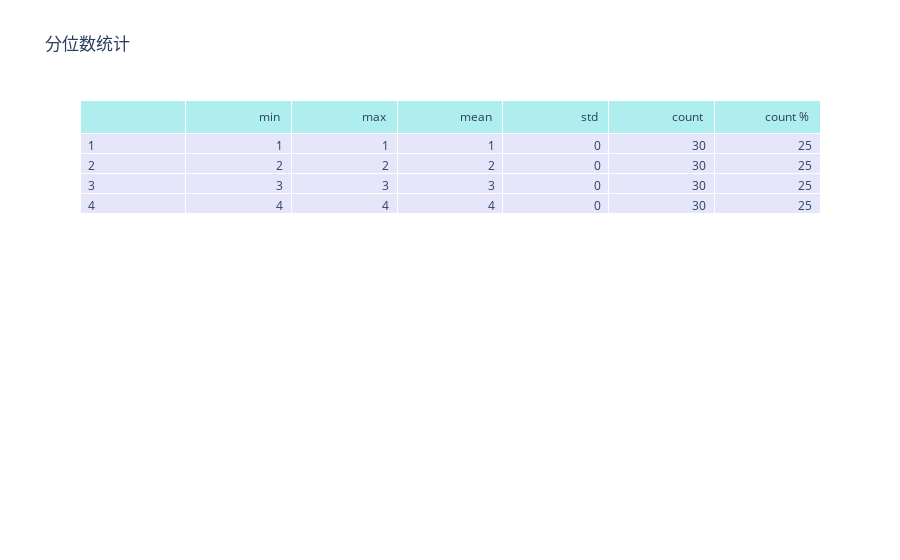
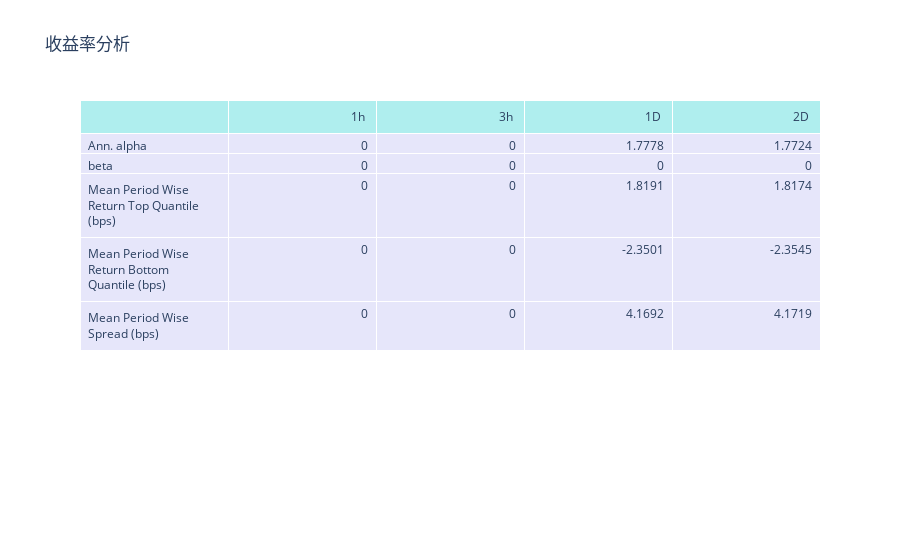
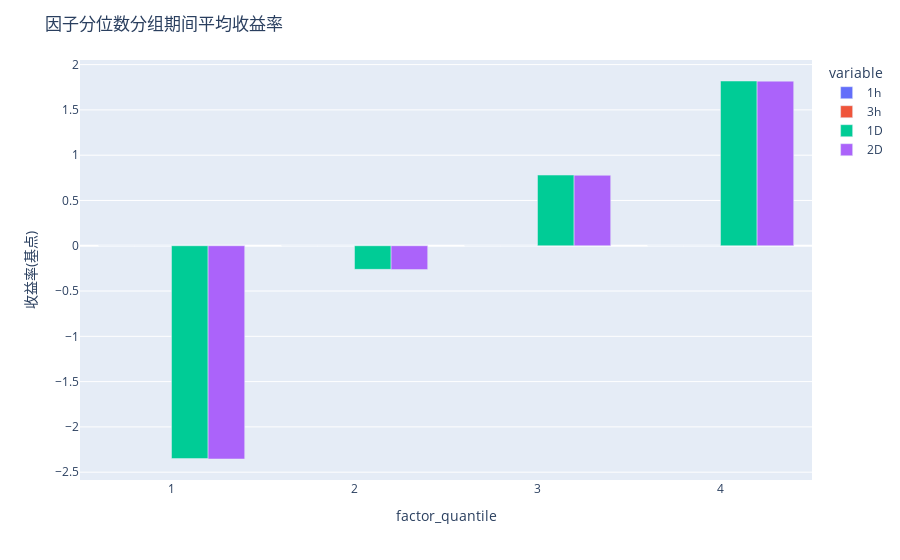
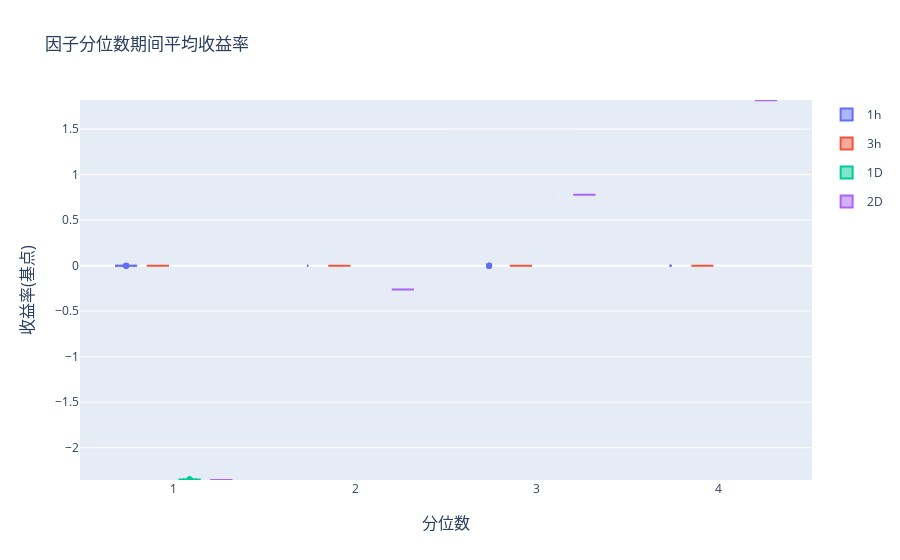

These figures' notebook cell, in order:
### Code cell
create_full_tear_sheet(factor_data, long_short=True, group_neutral=False, by_group=True)
create_event_returns_tear_sheet(factor_data, prices, avgretplot=(3, 11),
                                long_short=True, group_neutral=False, by_group=True)
plt.show()

### Figure 1 — Plotly figure (JSON) as saved in the notebook; plotly's stock layout.template omitted (floating-point values rounded to 4 significant figures)
{"data": [{"cells": {"align": ["left", "right"], "fill": {"color": "lavender"}, "values": [[1, 2, 3, 4], [1, 2, 3, 4], [1, 2, 3, 4], [1, 2, 3, 4], [0, 0, 0, 0], [30, 30, 30, 30], [25, 25, 25, 25]]}, "header": {"align": ["left", "right"], "fill": {"color": "paleturquoise"}, "values": ["", "min <br>", "max <br>", "mean <br>", "std <br>", "count <br>", "count % <br>"]}, "type": "table"}], "layout": {"title": {"text": "分位数统计"}}}

### Figure 2 — Plotly figure (JSON) as saved in the notebook; plotly's stock layout.template omitted (floating-point values rounded to 4 significant figures)
{"data": [{"cells": {"align": ["left", "right"], "fill": {"color": "lavender"}, "values": [["Ann. alpha", "beta", "Mean Period Wise Return Top Quantile (bps)", "Mean Period Wise Return Bottom Quantile (bps)", "Mean Period Wise Spread (bps)"], [0, 0, 0, 0, 0], [0, 0, 0, 0, 0], [1.778, 0, 1.819, -2.35, 4.169], [1.772, 0, 1.817, -2.354, 4.172]]}, "header": {"align": ["left", "right"], "fill": {"color": "paleturquoise"}, "values": ["", "1h <br>", "3h <br>", "1D <br>", "2D <br>"]}, "type": "table"}], "layout": {"title": {"text": "收益率分析"}}}

### Figure 3 — Plotly figure (JSON) as saved in the notebook; plotly's stock layout.template omitted (floating-point values rounded to 4 significant figures)
{"data": [{"alignmentgroup": "True", "hovertemplate": "variable=1h<br>factor_quantile=%{x}<br>value=%{y}<extra></extra>", "legendgroup": "1h", "marker": {"color": "#636efa"}, "name": "1h", "offsetgroup": "1h", "orientation": "v", "showlegend": true, "textposition": "auto", "type": "bar", "x": [1, 2, 3, 4], "xaxis": "x", "y": [0, -1.11e-12, 0, 0], "yaxis": "y"}, {"alignmentgroup": "True", "hovertemplate": "variable=3h<br>factor_quantile=%{x}<br>value=%{y}<extra></extra>", "legendgroup": "3h", "marker": {"color": "#EF553B"}, "name": "3h", "offsetgroup": "3h", "orientation": "v", "showlegend": true, "textposition": "auto", "type": "bar", "x": [1, 2, 3, 4], "xaxis": "x", "y": [0, 0, 0, 0], "yaxis": "y"}, {"alignmentgroup": "True", "hovertemplate": "variable=1D<br>factor_quantile=%{x}<br>value=%{y}<extra></extra>", "legendgroup": "1D", "marker": {"color": "#00cc96"}, "name": "1D", "offsetgroup": "1D", "orientation": "v", "showlegend": true, "textposition": "auto", "type": "bar", "x": [1, 2, 3, 4], "xaxis": "x", "y": [-2.35, -0.2605, 0.7805, 1.819], "yaxis": "y"}, {"alignmentgroup": "True", "hovertemplate": "variable=2D<br>factor_quantile=%{x}<br>value=%{y}<extra></extra>", "legendgroup": "2D", "marker": {"color": "#ab63fa"}, "name": "2D", "offsetgroup": "2D", "orientation": "v", "showlegend": true, "textposition": "auto", "type": "bar", "x": [1, 2, 3, 4], "xaxis": "x", "y": [-2.354, -0.2635, 0.7782, 1.817], "yaxis": "y"}], "layout": {"barmode": "group", "legend": {"title": {"text": "variable"}, "tracegroupgap": 0}, "margin": {"t": 60}, "title": {"text": "因子分位数分组期间平均收益率"}, "xaxis": {"anchor": "y", "domain": [0, 1], "title": {"text": "factor_quantile"}}, "yaxis": {"anchor": "x", "domain": [0, 1], "range": [null, null], "title": {"text": "收益率(基点)"}}}}

### Figure 4 — Plotly figure (JSON) as saved in the notebook; plotly's stock layout.template omitted (floating-point values rounded to 4 significant figures)
{"data": [{"box": {"visible": false}, "legendgroup": "1h", "meanline": {"visible": true}, "name": "1h", "scalegroup": "1h", "type": "violin", "x": [1, 1, 1, 1, 1, 1, 1, 1, 1, 1, 1, 1, 1, 1, 1, 1, 1, 1, 1, 1, 1, 1, 1, 1, 1, 1, 1, 1, 1, 1, 2, 2, 2, 2, 2, 2, 2, 2, 2, 2, 2, 2, 2, 2, 2, 2, 2, 2, 2, 2, 2, 2, 2, 2, 2, 2, 2, 2, 2, 2, 3, 3, 3, 3, 3, 3, 3, 3, 3, 3, 3, 3, 3, 3, 3, 3, 3, 3, 3, 3, 3, 3, 3, 3, 3, 3, 3, 3, 3, 3, 4, 4, 4, 4, 4, 4, 4, 4, 4, 4, 4, 4, 4, 4, 4, 4, 4, 4, 4, 4, 4, 4, 4, 4, 4, 4, 4, 4, 4, 4], "y": [0, 0, 0, 0, 0, -1.11e-12, 0, 0, 0, 0, 0, 0, 0, 0, 0, 0, 0, 0, 0, 2.22e-12, 0, 0, 0, 0, 0, 0, -1.11e-12, -1.11e-12, 0, 0, -1.11e-12, 0, -1.11e-12, -2.22e-12, -1.11e-12, -1.11e-12, 0, -1.11e-12, -1.11e-12, 0, 0, -1.11e-12, -1.11e-12, 0, 0, -1.11e-12, -1.11e-12, 0, -1.11e-12, 0, -1.11e-12, -1.11e-12, -2.22e-12, -1.11e-12, -1.11e-12, -1.11e-12, -1.11e-12, -1.11e-12, 0, -1.11e-12, -1.11e-12, 0, 0, 0, 0, 0, 0, -1.11e-12, 0, 2.22e-12, 0, -1.11e-12, 0, 2.22e-12, 2.22e-12, -1.11e-12, 0, 2.22e-12, -1.11e-12, 0, 0, -1.11e-12, 0, -1.11e-12, -1.11e-12, 0, 0, 0, 2.22e-12, 0, 0, 0, -1.11e-12, 0, -1.11e-12, 0, 0, 0, -1.11e-12, 0, 0, 0, -1.11e-12, 0, 0, 0, -1.11e-12, 0, 0, 0, -1.11e-12, 0, 0, 0, 0, -1.11e-12, 0, 0, 0, -1.11e-12]}, {"box": {"visible": false}, "legendgroup": "3h", "meanline": {"visible": true}, "name": "3h", "scalegroup": "3h", "type": "violin", "x": [1, 1, 1, 1, 1, 1, 1, 1, 1, 1, 1, 1, 1, 1, 1, 1, 1, 1, 1, 1, 1, 1, 1, 1, 1, 1, 1, 1, 1, 1, 2, 2, 2, 2, 2, 2, 2, 2, 2, 2, 2, 2, 2, 2, 2, 2, 2, 2, 2, 2, 2, 2, 2, 2, 2, 2, 2, 2, 2, 2, 3, 3, 3, 3, 3, 3, 3, 3, 3, 3, 3, 3, 3, 3, 3, 3, 3, 3, 3, 3, 3, 3, 3, 3, 3, 3, 3, 3, 3, 3, 4, 4, 4, 4, 4, 4, 4, 4, 4, 4, 4, 4, 4, 4, 4, 4, 4, 4, 4, 4, 4, 4, 4, 4, 4, 4, 4, 4, 4, 4], "y": [0, 0, 0, 0, 0, 0, 0, 0, 0, 0, 0, 0, 0, 0, 0, 0, 0, 0, 0, 0, 0, 0, 0, 0, 0, 0, 0, 0, 0, 0, 0, 0, 0, 0, 0, 0, 0, 0, 0, 0, 0, 0, 0, 0, 0, 0, 0, 0, 0, 0, 0, 0, 0, 0, 0, 0, 0, 0, 0, 0, 0, 0, 0, 0, 0, 0, 0, 0, 0, 0, 0, 0, 0, 0, 0, 0, 0, 0, 0, 0, 0, 0, 0, 0, 0, 0, 0, 0, 0, 0, 0, 0, 0, 0, 0, 0, 0, 0, 0, 0, 0, 0, 0, 0, 0, 0, 0, 0, 0, 0, 0, 0, 0, 0, 0, 0, 0, 0, 0, 0]}, {"box": {"visible": false}, "legendgroup": "1D", "meanline": {"visible": true}, "name": "1D", "scalegroup": "1D", "type": "violin", "x": [1, 1, 1, 1, 1, 1, 1, 1, 1, 1, 1, 1, 1, 1, 1, 1, 1, 1, 1, 1, 1, 1, 1, 1, 1, 1, 1, 1, 1, 1, 2, 2, 2, 2, 2, 2, 2, 2, 2, 2, 2, 2, 2, 2, 2, 2, 2, 2, 2, 2, 2, 2, 2, 2, 2, 2, 2, 2, 2, 2, 3, 3, 3, 3, 3, 3, 3, 3, 3, 3, 3, 3, 3, 3, 3, 3, 3, 3, 3, 3, 3, 3, 3, 3, 3, 3, 3, 3, 3, 3, 4, 4, 4, 4, 4, 4, 4, 4, 4, 4, 4, 4, 4, 4, 4, 4, 4, 4, 4, 4, 4, 4, 4, 4, 4, 4, 4, 4, 4, 4], "y": [-2.35, -2.35, -2.35, -2.35, -2.35, -2.35, -2.35, -2.35, -2.35, -2.35, -2.35, -2.35, -2.35, -2.35, -2.35, -2.35, -2.35, -2.35, -2.35, -2.35, -2.35, -2.35, -2.35, -2.35, -2.35, -2.35, -2.35, -2.35, -2.35, -2.35, -0.2605, -0.2605, -0.2605, -0.2605, -0.2605, -0.2605, -0.2605, -0.2605, -0.2605, -0.2605, -0.2605, -0.2605, -0.2605, -0.2605, -0.2605, -0.2605, -0.2605, -0.2605, -0.2605, -0.2605, -0.2605, -0.2605, -0.2605, -0.2605, -0.2605, -0.2605, -0.2605, -0.2605, -0.2605, -0.2605, 0.7805, 0.7805, 0.7805, 0.7805, 0.7805, 0.7805, 0.7805, 0.7805, 0.7805, 0.7805, 0.7805, 0.7805, 0.7805, 0.7805, 0.7805, 0.7805, 0.7805, 0.7805, 0.7805, 0.7805, 0.7805, 0.7805, 0.7805, 0.7805, 0.7805, 0.7805, 0.7805, 0.7805, 0.7805, 0.7805, 1.819, 1.819, 1.819, 1.819, 1.819, 1.819, 1.819, 1.819, 1.819, 1.819, 1.819, 1.819, 1.819, 1.819, 1.819, 1.819, 1.819, 1.819, 1.819, 1.819, 1.819, 1.819, 1.819, 1.819, 1.819, 1.819, 1.819, 1.819, 1.819, 1.819]}, {"box": {"visible": false}, "legendgroup": "2D", "meanline": {"visible": true}, "name": "2D", "scalegroup": "2D", "type": "violin", "x": [1, 1, 1, 1, 1, 1, 1, 1, 1, 1, 1, 1, 1, 1, 1, 1, 1, 1, 1, 1, 1, 1, 1, 1, 1, 1, 1, 1, 1, 1, 2, 2, 2, 2, 2, 2, 2, 2, 2, 2, 2, 2, 2, 2, 2, 2, 2, 2, 2, 2, 2, 2, 2, 2, 2, 2, 2, 2, 2, 2, 3, 3, 3, 3, 3, 3, 3, 3, 3, 3, 3, 3, 3, 3, 3, 3, 3, 3, 3, 3, 3, 3, 3, 3, 3, 3, 3, 3, 3, 3, 4, 4, 4, 4, 4, 4, 4, 4, 4, 4, 4, 4, 4, 4, 4, 4, 4, 4, 4, 4, 4, 4, 4, 4, 4, 4, 4, 4, 4, 4], "y": [-2.354, -2.354, -2.354, -2.354, -2.354, -2.354, -2.354, -2.354, -2.354, -2.354, -2.354, -2.354, -2.354, -2.354, -2.354, -2.354, -2.354, -2.354, -2.354, -2.354, -2.354, -2.354, -2.354, -2.354, -2.354, -2.354, -2.354, -2.354, -2.354, -2.354, -0.2635, -0.2635, -0.2635, -0.2635, -0.2635, -0.2635, -0.2635, -0.2635, -0.2635, -0.2635, -0.2635, -0.2635, -0.2635, -0.2635, -0.2635, -0.2635, -0.2635, -0.2635, -0.2635, -0.2635, -0.2635, -0.2635, -0.2635, -0.2635, -0.2635, -0.2635, -0.2635, -0.2635, -0.2635, -0.2635, 0.7782, 0.7782, 0.7782, 0.7782, 0.7782, 0.7782, 0.7782, 0.7782, 0.7782, 0.7782, 0.7782, 0.7782, 0.7782, 0.7782, 0.7782, 0.7782, 0.7782, 0.7782, 0.7782, 0.7782, 0.7782, 0.7782, 0.7782, 0.7782, 0.7782, 0.7782, 0.7782, 0.7782, 0.7782, 0.7782, 1.817, 1.817, 1.817, 1.817, 1.817, 1.817, 1.817, 1.817, 1.817, 1.817, 1.817, 1.817, 1.817, 1.817, 1.817, 1.817, 1.817, 1.817, 1.817, 1.817, 1.817, 1.817, 1.817, 1.817, 1.817, 1.817, 1.817, 1.817, 1.817, 1.817]}], "layout": {"annotations": [{"font": {"size": 16}, "showarrow": false, "text": "分位数", "x": 0.5, "xanchor": "center", "xref": "paper", "y": 0, "yanchor": "top", "yref": "paper", "yshift": -30}, {"font": {"size": 16}, "showarrow": false, "text": "收益率(基点)", "textangle": -90, "x": 0, "xanchor": "right", "xref": "paper", "xshift": -40, "y": 0.5, "yanchor": "middle", "yref": "paper"}], "title": {"text": "因子分位数期间平均收益率"}, "violinmode": "group", "xaxis": {"anchor": "y", "domain": [0, 1]}, "yaxis": {"anchor": "x", "domain": [0, 1], "range": [-2.354, 1.819]}}}
